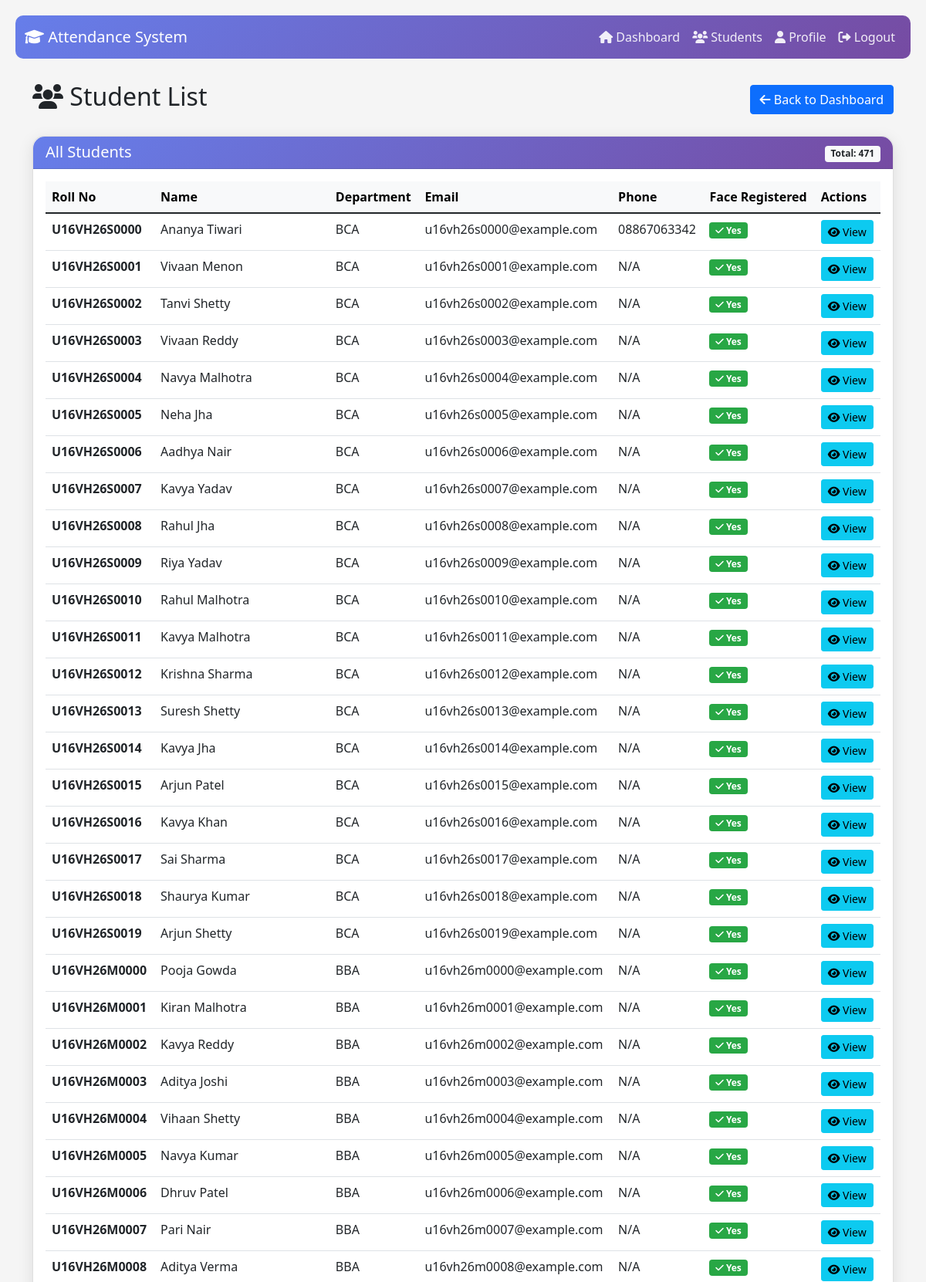
The page /accounts/students/ (signed in, upper part) on the database its author committed.
### accounts/models.py (models this page shows, shortened)
class StudentProfile(models.Model):
    user = models.OneToOneField(User, on_delete=models.CASCADE, related_name='student_profile')
    roll_no = models.CharField(max_length=20, unique=True)
    department = models.CharField(max_length=100)
    face_encoding = models.TextField(blank=True, null=True)
    face_image = models.ImageField(upload_to='face_images/', blank=True, null=True)
    registration_complete = models.BooleanField(default=False)

class User(AbstractUser):
    USER_TYPE_CHOICES = (
        ('principal', 'Principal'),
        ('hod', 'HOD'),
        ('lecturer', 'Lecturer'),
        ('student', 'Student'),
        ('staff', 'Non‑Teaching Staff'),
        ('admin', 'Admin'),
    )
    user_type = models.CharField(max_length=20, choices=USER_TYPE_CHOICES)
    phone_number = models.CharField(max_length=15, blank=True, null=True)
    assigned_course = models.ForeignKey(
        Course,
        on_delete=models.SET_NULL,
        null=True,
        blank=True,
        related_name='hod_user'
    )

### accounts/views.py (the view)
# urls.py: path('students/', views.student_list, name='student_list'),
@login_required
def student_list(request):
    if request.user.user_type != 'lecturer':
        messages.error(request, 'Access denied.')
        return redirect('home')
    students = StudentProfile.objects.select_related('user').all()
    return render(request, 'accounts/student_list.html', {'students': students})

### templates/accounts/student_list.html (shortened to what this page needs)
<!DOCTYPE html>
<html lang="en">
<head>
    <link href="https://cdn.jsdelivr.net/npm/bootstrap@5.1.3/dist/css/bootstrap.min.css" rel="stylesheet">
    <link href="https://cdnjs.cloudflare.com/ajax/libs/font-awesome/6.0.0/css/all.min.css" rel="stylesheet">
</head>
<body>
    <nav class="navbar navbar-expand-lg">
        <div class="container-fluid">
            <a class="navbar-brand" href="/">
                <i class="fas fa-graduation-cap"></i> Attendance System
            </a>
            <div class="collapse navbar-collapse" id="navbarNav">
                <ul class="navbar-nav ms-auto">
                    <li class="nav-item">
                        <a class="nav-link" href="/">
                            <i class="fas fa-home"></i> Dashboard
                        </a>
                    </li>
                    <li class="nav-item">
                        <a class="nav-link active" href="{% url 'student_list' %}">
                            <i class="fas fa-users"></i> Students
                        </a>
                    </li>
                    <li class="nav-item">
                        <a class="nav-link" href="{% url 'profile' %}">
                            <i class="fas fa-user"></i> Profile
                        </a>
                    </li>
                    <li class="nav-item">
                        <a class="nav-link" href="{% url 'logout' %}">
                            <i class="fas fa-sign-out-alt"></i> Logout
                        </a>
                    </li>
                </ul>
            </div>
        </div>
    </nav>
    <div class="container">
        <div class="d-flex justify-content-between align-items-center mb-4">
            <h2><i class="fas fa-users"></i> Student List</h2>
            <a href="/" class="btn btn-primary">
                <i class="fas fa-arrow-left"></i> Back to Dashboard
            </a>
        </div>
        <div class="card">
            <div class="card-header">
                <div class="row align-items-center">
                    <div class="col">
                        <h5 class="mb-0">All Students</h5>
                    </div>
                    <div class="col-auto">
                        <span class="badge bg-light text-dark">
                            Total: {{ students.count }}
                        </span>
                    </div>
                </div>
            </div>
            <div class="card-body">
                <div class="table-responsive">
                    <table class="table table-hover">
                        <thead class="table-light">
                            <tr>
                                <th>Roll No</th>
                                <th>Name</th>
                                <th>Department</th>
                                <th>Email</th>
                                <th>Phone</th>
                                <th>Face Registered</th>
                                <th>Actions</th>
                            </tr>
                        </thead>
                        <tbody>
                            {% for student in students %}
                            <tr>
                                <td><strong>{{ student.roll_no }}</strong></td>
                                <td>{{ student.user.get_full_name }}</td>
                                <td>{{ student.department }}</td>
                                <td>{{ student.user.email }}</td>
                                <td>{{ student.user.phone_number|default:"N/A" }}</td>
                                <td>
                                    {% if student.registration_complete %}
                                        <span class="badge badge-completed">
                                            <i class="fas fa-check"></i> Yes
                                        </span>
                                    {% else %}
                                        <span class="badge badge-pending">
                                            <i class="fas fa-times"></i> No
                                        </span>
                                    {% endif %}
                                </td>
                                <td>
                                    <a href="{% url 'student_detail' student.id %}"
                                       class="btn btn-sm btn-info">
                                        <i class="fas fa-eye"></i> View
                                    </a>
                                </td>
                            </tr>
                            {% endfor %}
                        </tbody>
                    </table>
                </div>
            </div>
        </div>
    </div>
</body>
</html>

### templates/accounts/student_list.html (style rules this page uses)
body { background: #f5f5f5; padding: 20px; }
.navbar { background: linear-gradient(135deg, #667eea 0%, #764ba2 100%); margin-bottom: 30px; border-radius: 10px; }
.navbar-brand { color: white !important; }
.nav-link { color: rgba(255,255,255,0.9) !important; }
.card { border-radius: 15px; box-shadow: 0 5px 20px rgba(0,0,0,0.1); }
.card-header { background: linear-gradient(135deg, #667eea 0%, #764ba2 100%); color: white; border-radius: 15px 15px 0 0 !important; }
.badge-completed { background: #28a745; }

### rows shown on the page
StudentProfile: roll_no "U16VH26S0000", user.get_full_name "Ananya Tiwari", department "BCA", user.email "u16vh26s0000@example.com", user.phone_number "08867063342", registration_complete True (drawn)
StudentProfile: roll_no "U16VH26S0001", user.get_full_name "Vivaan Menon", department "BCA", user.email "u16vh26s0001@example.com", user.phone_number "N/A", registration_complete True (drawn)
StudentProfile: roll_no "U16VH26S0002", user.get_full_name "Tanvi Shetty", department "BCA", user.email "u16vh26s0002@example.com", user.phone_number "N/A", registration_complete True (drawn)
StudentProfile: roll_no "U16VH26S0003", user.get_full_name "Vivaan Reddy", department "BCA", user.email "u16vh26s0003@example.com", user.phone_number "N/A", registration_complete True (drawn)
StudentProfile: roll_no "U16VH26S0004", user.get_full_name "Navya Malhotra", department "BCA", user.email "u16vh26s0004@example.com", user.phone_number "N/A", registration_complete True (drawn)
StudentProfile: roll_no "U16VH26S0005", user.get_full_name "Neha Jha", department "BCA", user.email "u16vh26s0005@example.com", user.phone_number "N/A", registration_complete True (drawn)
StudentProfile: roll_no "U16VH26S0006", user.get_full_name "Aadhya Nair", department "BCA", user.email "u16vh26s0006@example.com", user.phone_number "N/A", registration_complete True (drawn)
StudentProfile: roll_no "U16VH26S0007", user.get_full_name "Kavya Yadav", department "BCA", user.email "u16vh26s0007@example.com", user.phone_number "N/A", registration_complete True (drawn)
StudentProfile: roll_no "U16VH26S0008", user.get_full_name "Rahul Jha", department "BCA", user.email "u16vh26s0008@example.com", user.phone_number "N/A", registration_complete True (drawn)
StudentProfile: roll_no "U16VH26S0009", user.get_full_name "Riya Yadav", department "BCA", user.email "u16vh26s0009@example.com", user.phone_number "N/A", registration_complete True (drawn)
StudentProfile: roll_no "U16VH26S0010", user.get_full_name "Rahul Malhotra", department "BCA", user.email "u16vh26s0010@example.com", user.phone_number "N/A", registration_complete True (drawn)
StudentProfile: roll_no "U16VH26S0011", user.get_full_name "Kavya Malhotra", department "BCA", user.email "u16vh26s0011@example.com", user.phone_number "N/A", registration_complete True (drawn)
StudentProfile: roll_no "U16VH26S0012", user.get_full_name "Krishna Sharma", department "BCA", user.email "u16vh26s0012@example.com", user.phone_number "N/A", registration_complete True (drawn)
StudentProfile: roll_no "U16VH26S0013", user.get_full_name "Suresh Shetty", department "BCA", user.email "u16vh26s0013@example.com", user.phone_number "N/A", registration_complete True (drawn)
StudentProfile: roll_no "U16VH26S0014", user.get_full_name "Kavya Jha", department "BCA", user.email "u16vh26s0014@example.com", user.phone_number "N/A", registration_complete True (drawn)
StudentProfile: roll_no "U16VH26S0015", user.get_full_name "Arjun Patel", department "BCA", user.email "u16vh26s0015@example.com", user.phone_number "N/A", registration_complete True (drawn)
StudentProfile: roll_no "U16VH26S0016", user.get_full_name "Kavya Khan", department "BCA", user.email "u16vh26s0016@example.com", user.phone_number "N/A", registration_complete True (drawn)
StudentProfile: roll_no "U16VH26S0017", user.get_full_name "Sai Sharma", department "BCA", user.email "u16vh26s0017@example.com", user.phone_number "N/A", registration_complete True (drawn)
StudentProfile: roll_no "U16VH26S0018", user.get_full_name "Shaurya Kumar", department "BCA", user.email "u16vh26s0018@example.com", user.phone_number "N/A", registration_complete True (drawn)
StudentProfile: roll_no "U16VH26S0019", user.get_full_name "Arjun Shetty", department "BCA", user.email "u16vh26s0019@example.com", user.phone_number "N/A", registration_complete True (drawn)
StudentProfile: roll_no "U16VH26M0000", user.get_full_name "Pooja Gowda", department "BBA", user.email "u16vh26m0000@example.com", user.phone_number "N/A", registration_complete True (drawn)
StudentProfile: roll_no "U16VH26M0001", user.get_full_name "Kiran Malhotra", department "BBA", user.email "u16vh26m0001@example.com", user.phone_number "N/A", registration_complete True (drawn)
StudentProfile: roll_no "U16VH26M0002", user.get_full_name "Kavya Reddy", department "BBA", user.email "u16vh26m0002@example.com", user.phone_number "N/A", registration_complete True (drawn)
StudentProfile: roll_no "U16VH26M0003", user.get_full_name "Aditya Joshi", department "BBA", user.email "u16vh26m0003@example.com", user.phone_number "N/A", registration_complete True (drawn)
StudentProfile: roll_no "U16VH26M0004", user.get_full_name "Vihaan Shetty", department "BBA", user.email "u16vh26m0004@example.com", user.phone_number "N/A", registration_complete True (drawn)
StudentProfile: roll_no "U16VH26M0005", user.get_full_name "Navya Kumar", department "BBA", user.email "u16vh26m0005@example.com", user.phone_number "N/A", registration_complete True (drawn)
StudentProfile: roll_no "U16VH26M0006", user.get_full_name "Dhruv Patel", department "BBA", user.email "u16vh26m0006@example.com", user.phone_number "N/A", registration_complete True (drawn)
StudentProfile: roll_no "U16VH26M0007", user.get_full_name "Pari Nair", department "BBA", user.email "u16vh26m0007@example.com", user.phone_number "N/A", registration_complete True (drawn)
StudentProfile: roll_no "U16VH26M0008", user.get_full_name "Aditya Verma", department "BBA", user.email "u16vh26m0008@example.com", user.phone_number "N/A", registration_complete True (drawn)

### other values the page prints
{{ students.count }} "471"
